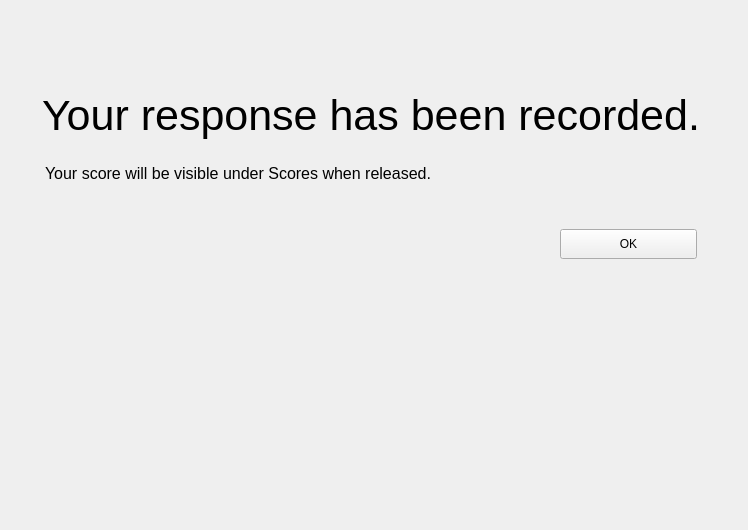
<?xml version="1.0" encoding="UTF-8"?>
<ui version="4.0">
 <class>Thanks</class>
 <widget class="QWidget" name="Thanks">
  <property name="geometry">
   <rect>
    <x>0</x>
    <y>0</y>
    <width>748</width>
    <height>530</height>
   </rect>
  </property>
  <property name="windowTitle">
   <string>Form</string>
  </property>
  <property name="styleSheet">
   <string notr="true">#label {
padding-left: 20px;
}

#label_2 {
padding-left: 30px;
}</string>
  </property>
  <layout class="QVBoxLayout" name="verticalLayout">
   <item>
    <spacer name="verticalSpacer_3">
     <property name="orientation">
      <enum>Qt::Vertical</enum>
     </property>
     <property name="sizeType">
      <enum>QSizePolicy::Maximum</enum>
     </property>
     <property name="sizeHint" stdset="0">
      <size>
       <width>20</width>
       <height>80</height>
      </size>
     </property>
    </spacer>
   </item>
   <item>
    <widget class="QLabel" name="label">
     <property name="sizePolicy">
      <sizepolicy hsizetype="Preferred" vsizetype="Fixed">
       <horstretch>0</horstretch>
       <verstretch>0</verstretch>
      </sizepolicy>
     </property>
     <property name="font">
      <font>
       <family>Segoe UI</family>
       <pointsize>32</pointsize>
      </font>
     </property>
     <property name="text">
      <string>Your response has been recorded.</string>
     </property>
     <property name="margin">
      <number>0</number>
     </property>
    </widget>
   </item>
   <item>
    <spacer name="verticalSpacer_2">
     <property name="orientation">
      <enum>Qt::Vertical</enum>
     </property>
     <property name="sizeType">
      <enum>QSizePolicy::Preferred</enum>
     </property>
     <property name="sizeHint" stdset="0">
      <size>
       <width>20</width>
       <height>18</height>
      </size>
     </property>
    </spacer>
   </item>
   <item>
    <widget class="QLabel" name="label_2">
     <property name="sizePolicy">
      <sizepolicy hsizetype="Preferred" vsizetype="Fixed">
       <horstretch>0</horstretch>
       <verstretch>0</verstretch>
      </sizepolicy>
     </property>
     <property name="font">
      <font>
       <family>Segoe UI</family>
       <pointsize>12</pointsize>
      </font>
     </property>
     <property name="text">
      <string>Your score will be visible under Scores when released.</string>
     </property>
     <property name="margin">
      <number>0</number>
     </property>
    </widget>
   </item>
   <item>
    <spacer name="verticalSpacer_4">
     <property name="orientation">
      <enum>Qt::Vertical</enum>
     </property>
     <property name="sizeType">
      <enum>QSizePolicy::Minimum</enum>
     </property>
     <property name="sizeHint" stdset="0">
      <size>
       <width>20</width>
       <height>40</height>
      </size>
     </property>
    </spacer>
   </item>
   <item>
    <layout class="QHBoxLayout" name="horizontalLayout" stretch="8,2,0">
     <item>
      <spacer name="horizontalSpacer">
       <property name="orientation">
        <enum>Qt::Horizontal</enum>
       </property>
       <property name="sizeType">
        <enum>QSizePolicy::Minimum</enum>
       </property>
       <property name="sizeHint" stdset="0">
        <size>
         <width>40</width>
         <height>20</height>
        </size>
       </property>
      </spacer>
     </item>
     <item>
      <widget class="QPushButton" name="back">
       <property name="sizePolicy">
        <sizepolicy hsizetype="Preferred" vsizetype="Fixed">
         <horstretch>0</horstretch>
         <verstretch>0</verstretch>
        </sizepolicy>
       </property>
       <property name="styleSheet">
        <string notr="true">#back {
	padding: 7px;
}</string>
       </property>
       <property name="text">
        <string>OK</string>
       </property>
      </widget>
     </item>
     <item>
      <spacer name="horizontalSpacer_2">
       <property name="orientation">
        <enum>Qt::Horizontal</enum>
       </property>
       <property name="sizeHint" stdset="0">
        <size>
         <width>40</width>
         <height>20</height>
        </size>
       </property>
      </spacer>
     </item>
    </layout>
   </item>
   <item>
    <spacer name="verticalSpacer">
     <property name="orientation">
      <enum>Qt::Vertical</enum>
     </property>
     <property name="sizeHint" stdset="0">
      <size>
       <width>20</width>
       <height>46</height>
      </size>
     </property>
    </spacer>
   </item>
  </layout>
 </widget>
 <resources/>
 <connections/>
</ui>
